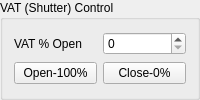
       <widget class="QGroupBox" name="groupBoxVAT">
        <property name="toolTip">
         <string>Status and Control of the VAT position.</string>
        </property>
        <property name="title">
         <string>VAT (Shutter) Control</string>
        </property>
        <layout class="QGridLayout">
         <item row="0" column="0">
          <widget class="QLabel" name="label_7">
           <property name="text">
            <string>VAT % Open</string>
           </property>
          </widget>
         </item>
         <item row="2" column="0">
          <widget class="QPushButton" name="pushButtonVOpen">
           <property name="toolTip">
            <string>Send VAT/Shutter Open Command</string>
           </property>
           <property name="whatsThis">
            <string>Send VAT/Shutter Open Command</string>
           </property>
           <property name="text">
            <string>Open-100%</string>
           </property>
          </widget>
         </item>
         <item row="2" column="1">
          <widget class="QPushButton" name="pushButtonVClose">
           <property name="toolTip">
            <string>Send VAT/Shutter Close Command</string>
           </property>
           <property name="whatsThis">
            <string>Send VAT/Shutter Close Command</string>
           </property>
           <property name="text">
            <string>Close-0%</string>
           </property>
          </widget>
         </item>
         <item row="0" column="1">
          <widget class="QSpinBox" name="spinBoxVatPercentOpen">
           <property name="toolTip">
            <string>Current Vat Position</string>
           </property>
           <property name="whatsThis">
            <string>Current Vat Position, change the value to control Vat/Shutter position.</string>
           </property>
           <property name="maximum">
            <number>125</number>
           </property>
           <property name="singleStep">
            <number>5</number>
           </property>
          </widget>
         </item>
        </layout>
       </widget>
